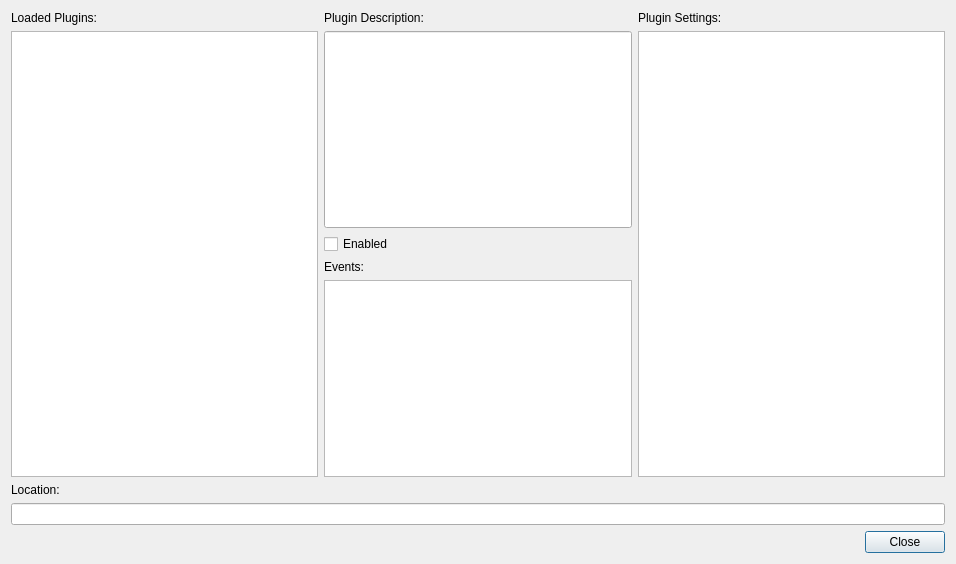
<?xml version="1.0" encoding="UTF-8"?>
<ui version="4.0">
 <class>PluginSettingsDialog</class>
 <widget class="QDialog" name="PluginSettingsDialog">
  <property name="windowModality">
   <enum>Qt::ApplicationModal</enum>
  </property>
  <property name="geometry">
   <rect>
    <x>0</x>
    <y>0</y>
    <width>956</width>
    <height>564</height>
   </rect>
  </property>
  <property name="windowTitle">
   <string>Dialog</string>
  </property>
  <layout class="QVBoxLayout" name="verticalLayout_4">
   <item>
    <layout class="QHBoxLayout" name="horizontalLayout">
     <item>
      <layout class="QVBoxLayout" name="verticalLayout_3">
       <item>
        <widget class="QLabel" name="LoadedPluginsLabel">
         <property name="text">
          <string>Loaded Plugins:</string>
         </property>
        </widget>
       </item>
       <item>
        <widget class="QListWidget" name="PluginsListWidget"/>
       </item>
      </layout>
     </item>
     <item>
      <layout class="QVBoxLayout" name="verticalLayout">
       <item>
        <widget class="QLabel" name="PluginDescriptionLabel">
         <property name="text">
          <string>Plugin Description:</string>
         </property>
        </widget>
       </item>
       <item>
        <widget class="QLineEdit" name="PluginDescriptionLineEdit">
         <property name="sizePolicy">
          <sizepolicy hsizetype="Expanding" vsizetype="Expanding">
           <horstretch>0</horstretch>
           <verstretch>0</verstretch>
          </sizepolicy>
         </property>
         <property name="alignment">
          <set>Qt::AlignLeading|Qt::AlignLeft|Qt::AlignTop</set>
         </property>
         <property name="readOnly">
          <bool>true</bool>
         </property>
        </widget>
       </item>
       <item>
        <widget class="QCheckBox" name="EnabledCheckBox">
         <property name="text">
          <string>Enabled</string>
         </property>
        </widget>
       </item>
       <item>
        <widget class="QLabel" name="EventsLabel">
         <property name="text">
          <string>Events:</string>
         </property>
        </widget>
       </item>
       <item>
        <widget class="QListWidget" name="EventsListWidget"/>
       </item>
      </layout>
     </item>
     <item>
      <layout class="QVBoxLayout" name="verticalLayout_2">
       <item>
        <widget class="QLabel" name="PluginSettingsLabel">
         <property name="text">
          <string>Plugin Settings:</string>
         </property>
        </widget>
       </item>
       <item>
        <widget class="QTableWidget" name="SettingsTableWidget"/>
       </item>
      </layout>
     </item>
    </layout>
   </item>
   <item>
    <widget class="QLabel" name="LocationLabel">
     <property name="text">
      <string>Location:</string>
     </property>
    </widget>
   </item>
   <item>
    <widget class="QLineEdit" name="LocationLineEdit">
     <property name="readOnly">
      <bool>true</bool>
     </property>
    </widget>
   </item>
   <item>
    <widget class="QDialogButtonBox" name="buttonBox">
     <property name="orientation">
      <enum>Qt::Horizontal</enum>
     </property>
     <property name="standardButtons">
      <set>QDialogButtonBox::Close</set>
     </property>
    </widget>
   </item>
  </layout>
 </widget>
 <resources/>
 <connections>
  <connection>
   <sender>buttonBox</sender>
   <signal>accepted()</signal>
   <receiver>PluginSettingsDialog</receiver>
   <slot>accept()</slot>
   <hints>
    <hint type="sourcelabel">
     <x>248</x>
     <y>254</y>
    </hint>
    <hint type="destinationlabel">
     <x>157</x>
     <y>274</y>
    </hint>
   </hints>
  </connection>
  <connection>
   <sender>buttonBox</sender>
   <signal>rejected()</signal>
   <receiver>PluginSettingsDialog</receiver>
   <slot>reject()</slot>
   <hints>
    <hint type="sourcelabel">
     <x>316</x>
     <y>260</y>
    </hint>
    <hint type="destinationlabel">
     <x>286</x>
     <y>274</y>
    </hint>
   </hints>
  </connection>
 </connections>
</ui>
